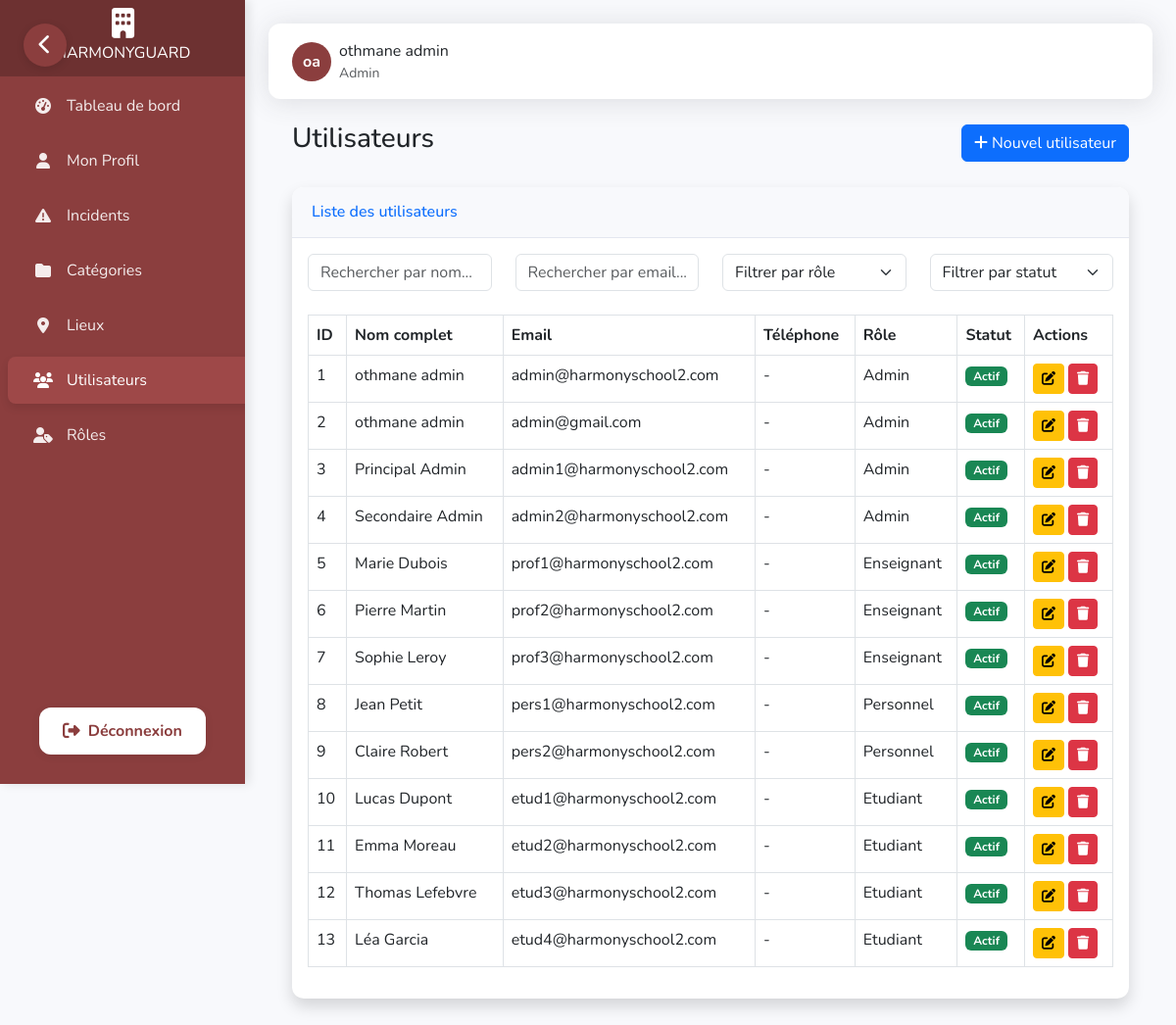
Page /dashboard/utilisateurs/ (signed in) on the committed database.
### dashboard/models.py (models this page shows, shortened)
class Utilisateur(AbstractBaseUser, PermissionsMixin):
    nom = models.CharField(max_length=50)
    prenom = models.CharField(max_length=50)
    email = models.EmailField(unique=True)
    telephone = models.CharField(max_length=20, blank=True, null=True)
    actif = models.BooleanField(default=True)
    role = models.ForeignKey(Role, on_delete=models.CASCADE)
    is_staff = models.BooleanField(default=False)
    is_superuser = models.BooleanField(default=False)
    objects = UtilisateurManager()
    USERNAME_FIELD = 'email'
    REQUIRED_FIELDS = ['nom', 'prenom']
    @property
    def is_active(self):
        return self.actif

class Role(models.Model):
    nom = models.CharField(max_length=30, unique=True)
    permissions = models.TextField(blank=True)

### dashboard/views.py (the view)
# urls.py: path('utilisateurs/', views.liste_utilisateurs, name='liste_utilisateurs'),
@login_required
@permission_required('view_utilisateur')
def liste_utilisateurs(request):
    utilisateurs = Utilisateur.objects.all()
    return render(request, 'dashboard/utilisateurs/liste.html', {'utilisateurs': utilisateurs})

### dashboard/templates/dashboard/utilisateurs/liste.html (shortened to what this page needs)
{% extends 'dashboard/base.html' %}
{% load static %}
{% block content %}
<div class="container-fluid px-4">
    <div class="d-flex justify-content-between align-items-center mb-4">
        <h1 class="h3 text-gray-800">Utilisateurs</h1>
        <a href="{% url 'creer_utilisateur' %}" class="btn btn-primary">
            <i class="fas fa-plus"></i> Nouvel utilisateur
        </a>
    </div>
    <div class="card shadow mb-4">
        <div class="card-header py-3">
            <h6 class="m-0 font-weight-bold text-primary">Liste des utilisateurs</h6>
        </div>
        <div class="card-body">
            <div class="row mb-3">
                <div class="col-md-3 mb-2">
                    <input type="text" class="form-control" id="userNameSearch" placeholder="Rechercher par nom...">
                </div>
                <div class="col-md-3 mb-2">
                    <input type="text" class="form-control" id="userEmailSearch" placeholder="Rechercher par email...">
                </div>
                <div class="col-md-3 mb-2">
                    <select id="userRoleFilter" class="form-select">
                        <option value="">Filtrer par rôle</option>
                    </select>
                </div>
                <div class="col-md-3 mb-2">
                    <select id="userStatusFilter" class="form-select">
                        <option value="">Filtrer par statut</option>
                    </select>
                </div>
            </div>
            <div class="table-responsive">
                <table class="table table-bordered" id="usersTable" width="100%" cellspacing="0">
                    <thead>
                        <tr>
                            <th>ID</th>
                            <th>Nom complet</th>
                            <th>Email</th>
                            <th>Téléphone</th>
                            <th>Rôle</th>
                            <th>Statut</th>
                            <th>Actions</th>
                        </tr>
                    </thead>
                    <tbody>
                        {% for utilisateur in utilisateurs %}
                        <tr>
                            <td>{{ utilisateur.id }}</td>
                            <td>{{ utilisateur.prenom }} {{ utilisateur.nom }}</td>
                            <td>{{ utilisateur.email }}</td>
                            <td>{{ utilisateur.telephone|default:"-" }}</td>
                            <td>{{ utilisateur.role.nom }}</td>
                            <td>
                                {% if utilisateur.actif %}
                                <span class="badge bg-success text-white">Actif</span>
                                {% else %}
                                <span class="badge bg-danger text-white">Inactif</span>
                                {% endif %}
                            </td>
                            <td>
                                <a href="{% url 'modifier_utilisateur' utilisateur.id %}"
                                    class="btn btn-sm btn-warning">
                                    <i class="fas fa-edit"></i>
                                </a>
                                <a href="{% url 'supprimer_utilisateur' utilisateur.id %}"
                                    class="btn btn-sm btn-danger">
                                    <i class="fas fa-trash"></i>
                                </a>
                            </td>
                        </tr>
                        {% empty %}
                        <tr>
                            <td colspan="7" class="text-center">Aucun utilisateur trouvé.</td>
                        </tr>
                        {% endfor %}
                    </tbody>
                </table>
            </div>
        </div>
    </div>
</div>
{% endblock %}

### dashboard/templates/dashboard/base.html (shortened to what this page needs)
<!DOCTYPE html>
<html lang="fr">
<head>
    {% load static %}
    <link href="https://cdn.jsdelivr.net/npm/bootstrap@5.3.0-alpha1/dist/css/bootstrap.min.css" rel="stylesheet">
    <link rel="stylesheet" href="https://cdnjs.cloudflare.com/ajax/libs/font-awesome/6.4.0/css/all.min.css">
    <link href="https://unpkg.com/aos@2.3.1/dist/aos.css" rel="stylesheet">
</head>
<body>
    {% if user.is_authenticated %}
    <nav class="sidebar" id="sidebar" data-aos="fade-right" data-aos-duration="1000">
        <a class="navbar-brand" href="{% url 'dashboard_home' %}">
            <i class="fas fa-building brand-icon"></i>
            <span class="brand-text">HARMONYGUARD</span>
        </a>
        <div class="nav flex-column">
            <div class="nav-item">
                <a class="nav-link {% if request.path == '/dashboard/' %}active{% endif %}"
                    href="{% url 'dashboard_home' %}">
                    <i class="fas fa-tachometer-alt"></i>
                    <span>Tableau de bord</span>
                </a>
            </div>
            <div class="nav-item">
                <a class="nav-link {% if request.path == '/profile/' %}active{% endif %}" href="{% url 'profile' %}">
                    <i class="fas fa-user"></i>
                    <span>Mon Profil</span>
                </a>
            </div>
            <div class="nav-item">
                <a class="nav-link {% if '/incidents/' in request.path %}active{% endif %}"
                    href="{% url 'liste_incidents' %}">
                    <i class="fas fa-exclamation-triangle"></i>
                    <span>Incidents</span>
                </a>
            </div>
            {% if user.role.nom.lower == 'admin' or 'view_categorie' in user.role.permissions_list %}
            <div class="nav-item">
                <a class="nav-link {% if '/categories/' in request.path %}active{% endif %}"
                    href="{% url 'liste_categories' %}">
                    <i class="fas fa-folder"></i>
                    <span>Catégories</span>
                </a>
            </div>
            {% endif %}
            {% if user.role.nom.lower == 'admin' or 'view_lieu' in user.role.permissions_list %}
            <div class="nav-item">
                <a class="nav-link {% if '/lieux/' in request.path %}active{% endif %}" href="{% url 'liste_lieux' %}">
                    <i class="fas fa-map-marker-alt"></i>
                    <span>Lieux</span>
                </a>
            </div>
            {% endif %}
            {% if user.role.nom.lower == 'admin' or 'view_utilisateur' in user.role.permissions_list %}
            <div class="nav-item">
                <a class="nav-link {% if '/utilisateurs/' in request.path %}active{% endif %}"
                    href="{% url 'liste_utilisateurs' %}">
                    <i class="fas fa-users"></i>
                    <span>Utilisateurs</span>
                </a>
            </div>
            {% endif %}
            {% if user.role.nom.lower == 'admin' or 'view_role' in user.role.permissions_list %}
            <div class="nav-item">
                <a class="nav-link {% if '/roles/' in request.path %}active{% endif %}" href="{% url 'liste_roles' %}">
                    <i class="fas fa-user-tag"></i>
                    <span>Rôles</span>
                </a>
            </div>
            {% endif %}
        </div>
        <div class="logout-section">
            <a href="{% url 'custom_logout' %}" class="logout-button">
                <i class="fas fa-sign-out-alt"></i>
                <span>Déconnexion</span>
            </a>
        </div>
    </nav>
    <button class="sidebar-toggle" id="sidebarToggle" aria-label="Toggle Sidebar">
        <i class="fas fa-chevron-left"></i>
    </button>
    {% endif %}
    <div class="content" id="content">
        {% if user.is_authenticated %}
        <div class="topbar" data-aos="fade-down" data-aos-duration="800">
            <div class="d-flex align-items-center">
                <div class="d-flex align-items-center">
                    <div class="user-avatar">
                        {{ user.prenom|first }}{{ user.nom|first }}
                    </div>
                    <div class="ms-2">
                        <div>{{ user.prenom }} {{ user.nom }}</div>
                        <div class="small text-muted">{{ user.role.nom }}</div>
                    </div>
                </div>
            </div>
        </div>
        {% endif %}
        {% block content %}{% endblock %}
    </div>
</body>
</html>

### dashboard/templates/dashboard/base.html (style rules this page uses)
:root { --primary-color: #8b3e3e; --secondary-color: #7a3636; --success-color: #1cc88a; --info-color: #36b9cc; --warning-color: #f6c23e; --danger-color: #e74a3b; --light-color: #f8f9fc; --dark-color: #5a5c69; --sidebar-bg: #8b3e3e; --sidebar-hover: #9e4848; --sidebar-active: #6d3131; --sidebar-width: 250px; --sidebar-collapsed-width: 70px; }
body { font-family: 'Nunito', sans-serif; background-color: #f8f9fc; overflow-x: hidden; }
.sidebar { width: var(--sidebar-width); min-height: 100vh; background-color: var(--sidebar-bg); color: white; position: fixed; z-index: 1000; top: 0; left: 0; overflow-x: hidden; transition: all 0.3s cubic-bezier(0.4, 0, 0.2, 1); box-shadow: 4px 0 10px rgba(0, 0, 0, 0.1); }
.sidebar .navbar-brand { padding: 1.5rem 0; display: flex; flex-direction: column; align-items: center; justify-content: center; text-align: center; background-color: var(--sidebar-active); margin-bottom: 0; height: 80px; transition: all 0.3s ease; white-space: nowrap; overflow: hidden; }
.sidebar .navbar-brand .brand-icon { font-size: 1.75rem; margin-bottom: 0.25rem; transition: all 0.3s ease; }
.sidebar .nav-item { position: relative; width: 100%; margin: 4px 0; }
.sidebar .nav-link { display: flex; align-items: center; width: 100%; padding: 0.75rem 1.5rem; color: rgba(255, 255, 255, 0.9); transition: all 0.3s ease; border-radius: 8px; margin: 0 8px; white-space: nowrap; overflow: hidden; }
.sidebar .nav-link.active { background-color: var(--sidebar-hover); color: white; box-shadow: 0 4px 8px rgba(0, 0, 0, 0.1); }
.sidebar .nav-link i { margin-right: 0.75rem; width: 24px; text-align: center; font-size: 1rem; transition: all 0.3s ease; }
.sidebar-toggle { position: fixed; top: 24px; left: 24px; z-index: 2000; background-color: var(--primary-color); border: none; color: white; width: 44px; height: 44px; border-radius: 50%; display: flex; align-items: center; justify-content: center; cursor: pointer; transition: all 0.3s ease; box-shadow: 0 2px 8px rgba(0,0,0,0.12); }
.sidebar-toggle i { font-size: 1.3rem; }
.content { margin-left: var(--sidebar-width); padding: 1.5rem; transition: all 0.3s cubic-bezier(0.4, 0, 0.2, 1); min-height: 100vh; }
.card { border: none; border-radius: 12px; box-shadow: 0 0.15rem 1.75rem 0 rgba(58, 59, 69, 0.15); margin-bottom: 1.5rem; overflow: hidden; transition: all 0.3s ease; }
.card-header { background-color: #f8f9fc; border-bottom: 1px solid #e3e6f0; padding: 1rem 1.25rem; font-weight: 600; }
.topbar { background-color: white; box-shadow: 0 0.15rem 1.75rem 0 rgba(58, 59, 69, 0.15); padding: 1rem 1.5rem; margin-bottom: 1.5rem; display: flex; justify-content: space-between; align-items: center; border-radius: 12px; transition: all 0.3s ease; }
.user-avatar { width: 40px; height: 40px; background-color: var(--primary-color); color: white; border-radius: 50%; display: flex; align-items: center; justify-content: center; font-weight: 700; transition: all 0.3s ease; cursor: pointer; }
.logout-section { position: absolute; bottom: 30px; left: 0; width: 100%; display: flex; justify-content: center; }
.logout-button { display: flex; align-items: center; justify-content: center; gap: 0.5rem; background: #fff; color: var(--primary-color) !important; font-weight: 700; border: none; border-radius: 12px; padding: 0.75rem 1.5rem; margin: 0 1.5rem; box-shadow: 0 2px 8px rgba(0,0,0,0.08); transition: background 0.2s, color 0.2s, transform 0.2s; text-decoration: none; font-size: 1rem; }
.logout-button i { font-size: 1.1rem; }
.logout-button span { display: inline; transition: opacity 0.2s; }

### rows in the picture
Utilisateur: prenom|first "o", nom|first "a", prenom "othmane", nom "admin", role.nom "Admin", id "1", email "admin@harmonyschool2.com", telephone "-", actif "Actif"
Utilisateur: id "2", prenom "othmane", nom "admin", email "admin@gmail.com", telephone "-", role.nom "Admin", actif "Actif"
Utilisateur: id "3", prenom "Principal", nom "Admin", email "admin1@harmonyschool2.com", telephone "-", role.nom "Admin", actif "Actif"
Utilisateur: id "4", prenom "Secondaire", nom "Admin", email "admin2@harmonyschool2.com", telephone "-", role.nom "Admin", actif "Actif"
Utilisateur: id "5", prenom "Marie", nom "Dubois", email "prof1@harmonyschool2.com", telephone "-", role.nom "Enseignant", actif "Actif"
Utilisateur: id "6", prenom "Pierre", nom "Martin", email "prof2@harmonyschool2.com", telephone "-", role.nom "Enseignant", actif "Actif"
Utilisateur: id "7", prenom "Sophie", nom "Leroy", email "prof3@harmonyschool2.com", telephone "-", role.nom "Enseignant", actif "Actif"
Utilisateur: id "8", prenom "Jean", nom "Petit", email "pers1@harmonyschool2.com", telephone "-", role.nom "Personnel", actif "Actif"
Utilisateur: id "9", prenom "Claire", nom "Robert", email "pers2@harmonyschool2.com", telephone "-", role.nom "Personnel", actif "Actif"
Utilisateur: id "10", prenom "Lucas", nom "Dupont", email "etud1@harmonyschool2.com", telephone "-", role.nom "Etudiant", actif "Actif"
Utilisateur: id "11", prenom "Emma", nom "Moreau", email "etud2@harmonyschool2.com", telephone "-", role.nom "Etudiant", actif "Actif"
Utilisateur: id "12", prenom "Thomas", nom "Lefebvre", email "etud3@harmonyschool2.com", telephone "-", role.nom "Etudiant", actif "Actif"
Utilisateur: id "13", prenom "Léa", nom "Garcia", email "etud4@harmonyschool2.com", telephone "-", role.nom "Etudiant", actif "Actif"
